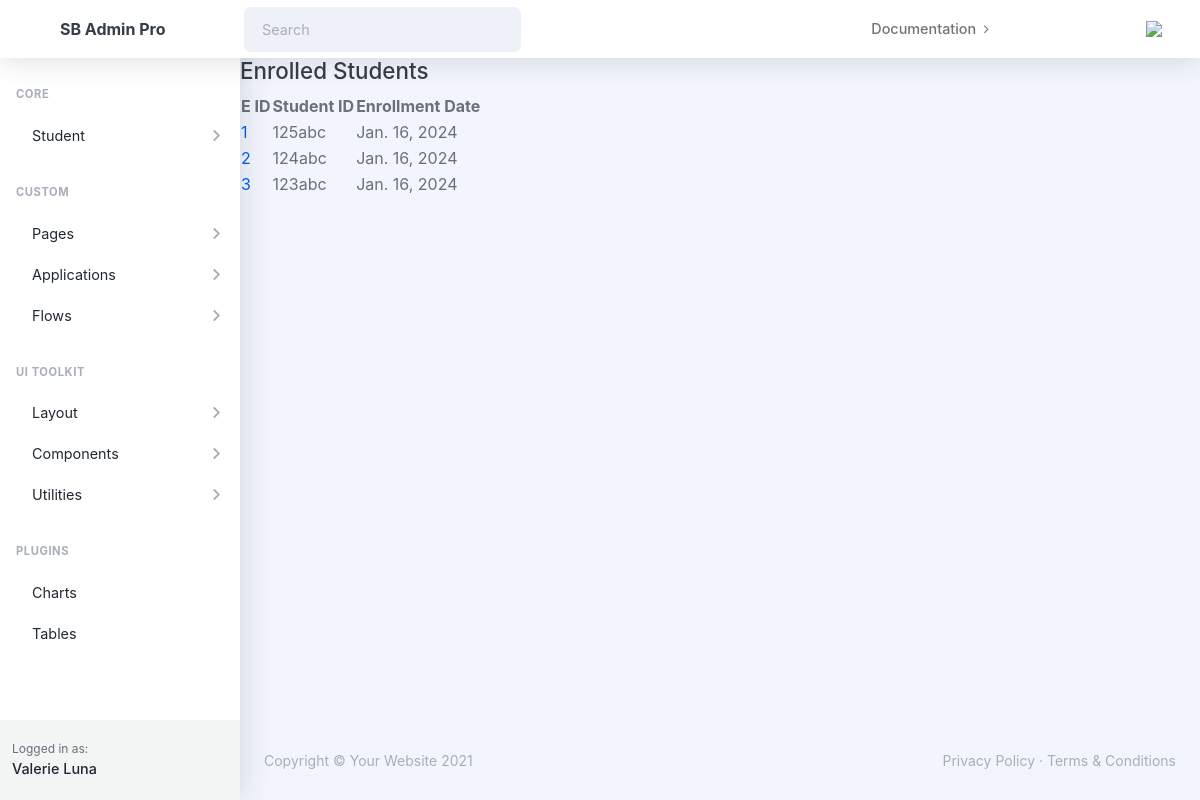
The page /enrollment/list-enrollees/ on the database as committed earlier.
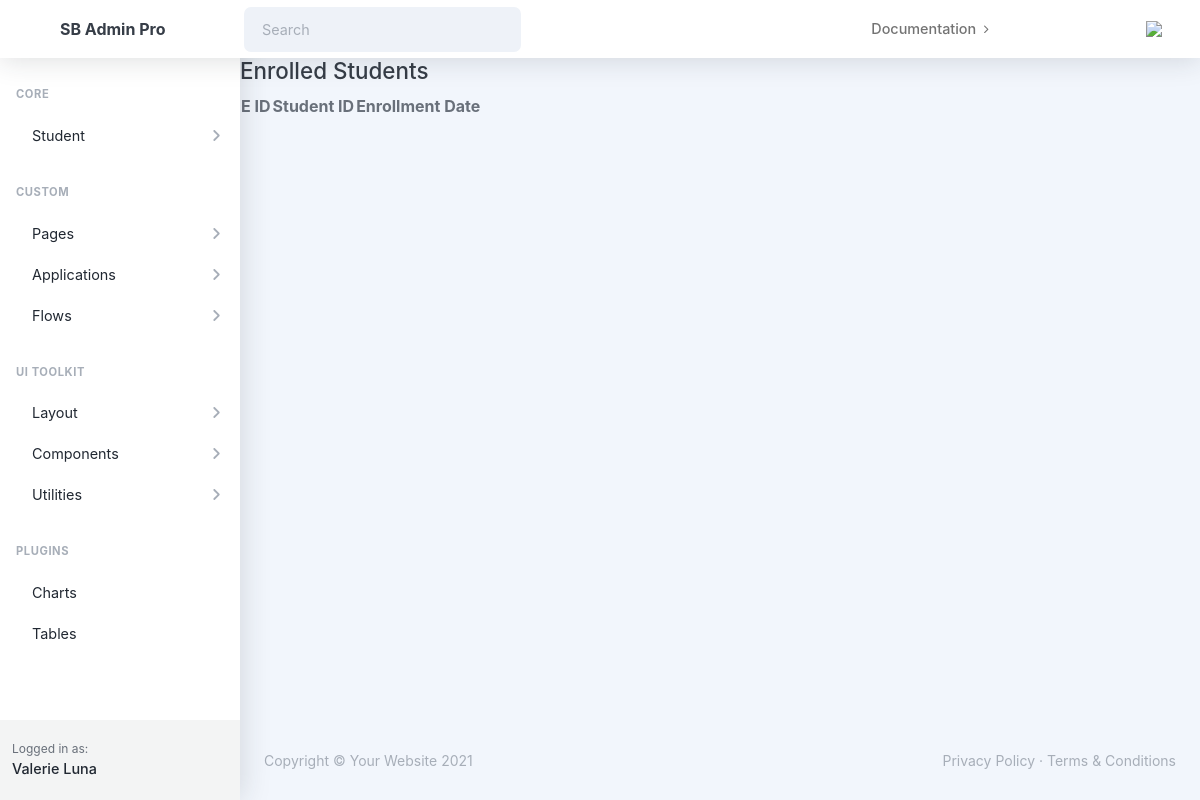
The same page on the database as committed later.
### enrollment/models.py (models this page shows, shortened)
class Enrollment(models.Model):
    student_id = models.CharField(max_length=50)  # The unique ID of the student
    enrollment_date = models.DateField()
    ENROLLMENT_TYPE_CHOICE = [
        ('returning','Returning'),
        ('transferree', 'Transferree'),
    ]
    enrollment_type = models.CharField(max_length=50, choices=ENROLLMENT_TYPE_CHOICE, blank=True)

### enrollment/views.py (the view)
# urls.py: path('list-enrollees/', list_enrollees, name='list_enrollees'),
def list_enrollees(request):
    enrollments = Enrollment.objects.all()
    context = {
        'enrollments':enrollments
    }
    return render(request, 'enrollment/list-enrolls.html', {'enrollments': enrollments})

### enrollment/templates/enrollment/list-enrolls.html
{% extends 'students/base.html' %}
{% block content %}
    <h2>Enrolled Students</h2>
    <table>
        <thead>
            <tr>
                <th>E ID</th>
                <th>Student ID</th>
                <th>Enrollment Date</th>
            </tr>
        </thead>
        <tbody>
            {% for enrollment in enrollments %}
            <tr>
                <td>
                    <a href="{% url 'enrollment:view_enrollee' enrollment.id %}">
                        {{enrollment.id}}</a>
                </td>
                <td>{{ enrollment.student_id }}</td>
                <td>{{ enrollment.enrollment_date }}</td>
            </tr>
            {% endfor %}
        </tbody>
    </table>
{% endblock %}

Rows that differ between the two databases and show on the page:
removed Enrollment: id "1", student_id "125abc", enrollment_date "Jan. 16, 2024"
removed Enrollment: id "2", student_id "124abc", enrollment_date "Jan. 16, 2024"
removed Enrollment: id "3", student_id "123abc", enrollment_date "Jan. 16, 2024"
